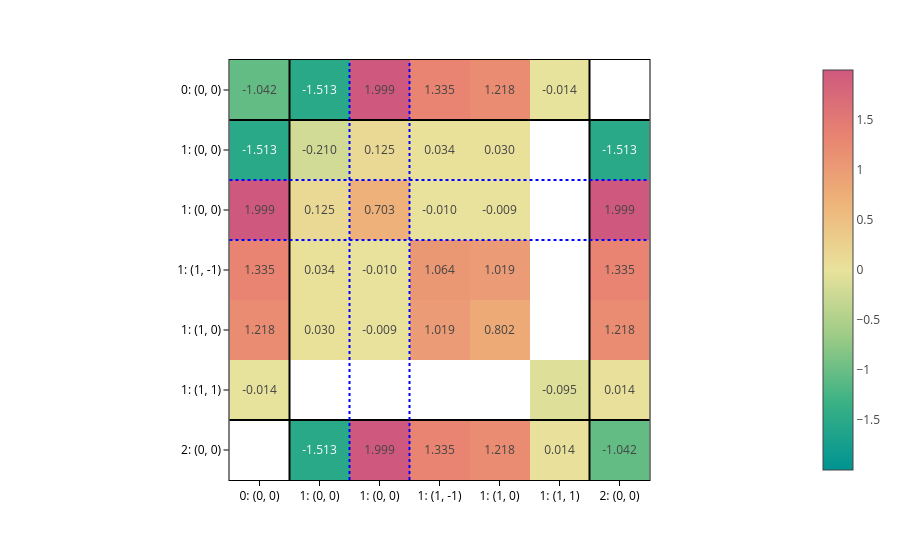

Write notebook code for a chart like this one.
### Markdown cell above
And we also provide `plot_basis_matrix`, a nice tool to quickly visualize the matrix and understand what you got.

### Code cell
from graph2mat.tools.viz import plot_basis_matrix

plot_basis_matrix(
    matrix,
    config,
    point_lines={"color": "black"},
    basis_lines={"color": "blue"},
    colorscale="temps",
    text=".3f",
    basis_labels=True,
)

### Figure 1 — Plotly figure (JSON) as saved in the notebook; plotly's stock layout.template omitted (floating-point values rounded to 4 significant figures)
{"data": [{"coloraxis": "coloraxis", "hovertemplate": "x: %{x}<br>y: %{y}<br>color: %{z}<extra></extra>", "name": "0", "texttemplate": "%{z:.3f}", "type": "heatmap", "xaxis": "x", "yaxis": "y", "z": [[-1.042, -1.513, 1.999, 1.335, 1.218, -0.01402, null], [-1.513, -0.21, 0.1247, 0.03418, 0.03006, null, -1.513], [1.999, 0.1247, 0.7031, -0.009679, -0.008514, null, 1.999], [1.335, 0.03418, -0.009679, 1.064, 1.019, null, 1.335], [1.218, 0.03006, -0.008514, 1.019, 0.8018, null, 1.218], [-0.01402, null, null, null, null, -0.09482, 0.01402], [null, -1.513, 1.999, 1.335, 1.218, 0.01402, -1.042]]}], "layout": {"coloraxis": {"cmid": 0, "colorscale": [[0, "rgb(0, 147, 146)"], [0.1667, "rgb(57, 177, 133)"], [0.3333, "rgb(156, 203, 134)"], [0.5, "rgb(233, 226, 156)"], [0.6667, "rgb(238, 180, 121)"], [0.8333, "rgb(232, 132, 113)"], [1, "rgb(207, 89, 126)"]]}, "margin": {"t": 60}, "shapes": [{"line": {"color": "black"}, "type": "line", "x0": 0, "x1": 1, "xref": "x domain", "y0": 0.5, "y1": 0.5, "yref": "y"}, {"line": {"color": "black"}, "type": "line", "x0": 0.5, "x1": 0.5, "xref": "x", "y0": 0, "y1": 1, "yref": "y domain"}, {"line": {"color": "black"}, "type": "line", "x0": 0, "x1": 1, "xref": "x domain", "y0": 5.5, "y1": 5.5, "yref": "y"}, {"line": {"color": "black"}, "type": "line", "x0": 5.5, "x1": 5.5, "xref": "x", "y0": 0, "y1": 1, "yref": "y domain"}, {"line": {"color": "blue", "dash": "dot"}, "type": "line", "x0": 0, "x1": 1, "xref": "x domain", "y0": 1.5, "y1": 1.5, "yref": "y"}, {"line": {"color": "blue", "dash": "dot"}, "type": "line", "x0": 1.5, "x1": 1.5, "xref": "x", "y0": 0, "y1": 1, "yref": "y domain"}, {"line": {"color": "blue", "dash": "dot"}, "type": "line", "x0": 0, "x1": 1, "xref": "x domain", "y0": 2.5, "y1": 2.5, "yref": "y"}, {"line": {"color": "blue", "dash": "dot"}, "type": "line", "x0": 2.5, "x1": 2.5, "xref": "x", "y0": 0, "y1": 1, "yref": "y domain"}], "xaxis": {"anchor": "y", "constrain": "domain", "domain": [0, 1], "scaleanchor": "y", "ticktext": ["0: (0, 0)", "1: (0, 0)", "1: (0, 0)", "1: (1, -1)", "1: (1, 0)", "1: (1, 1)", "2: (0, 0)"], "tickvals": [0, 1, 2, 3, 4, 5, 6]}, "yaxis": {"anchor": "x", "autorange": "reversed", "constrain": "domain", "domain": [0, 1], "ticktext": ["0: (0, 0)", "1: (0, 0)", "1: (0, 0)", "1: (1, -1)", "1: (1, 0)", "1: (1, 1)", "2: (0, 0)"], "tickvals": [0, 1, 2, 3, 4, 5, 6]}}}
